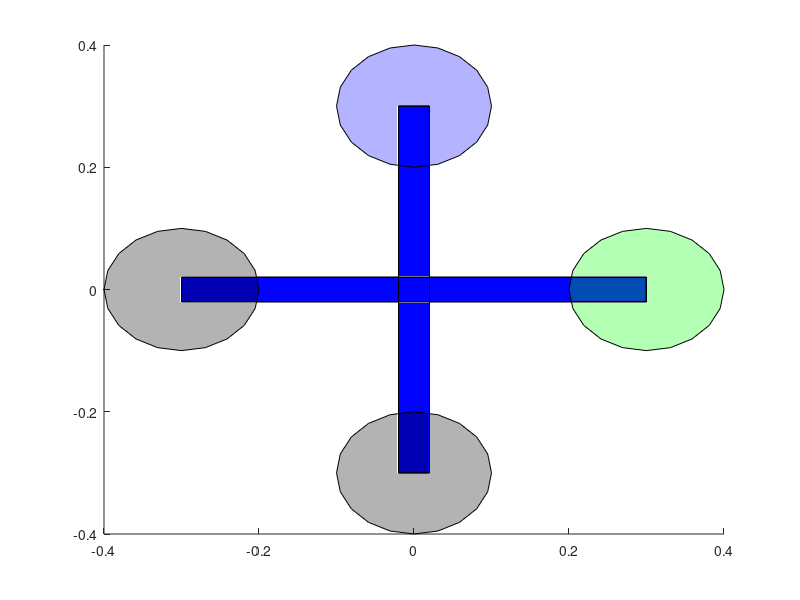

Reproduce this figure in MATLAB.
% Wil Selby
% Washington, DC
% May 30, 2015

% This function sets the inital vertices and faces of the quadrotor arms
% and motors for drawing purposes. In this coordinate system, the front of
% the quadrotor is to the left and Motor 1 is the left motor.


%% Store data in global variable
global Quad

load Quad_plotting_model
Quad.QuadModel = QuadModel;

Quad.X_arm  = patch('xdata', QuadModel.X_armX, ...
                    'ydata', QuadModel.X_armY, ...
                    'zdata', QuadModel.X_armZ, ...
                    'facealpha', .9, 'facecolor', 'b');
Quad.Y_arm  = patch('xdata', QuadModel.Y_armX, ...
                    'ydata', QuadModel.Y_armY, ...
                    'zdata', QuadModel.Y_armZ, ...
                    'facealpha', .9, 'facecolor', 'b');
Quad.Motor1 = patch('xdata', QuadModel.Motor1X, ...
                    'ydata', QuadModel.Motor1Y, ...
                    'zdata', QuadModel.Motor1Z, ...
                    'facealpha',.3,'facecolor','g');
Quad.Motor2 = patch('xdata', QuadModel.Motor2X, ...
                    'ydata', QuadModel.Motor2Y, ...
                    'zdata', QuadModel.Motor2Z, ...
                    'facealpha',.3,'facecolor','k');
Quad.Motor3 = patch('xdata', QuadModel.Motor3X, ...
                    'ydata', QuadModel.Motor3Y, ...
                    'zdata', QuadModel.Motor3Z, ...
                    'facealpha',.3,'facecolor','k');
Quad.Motor4 = patch('xdata', QuadModel.Motor4X, ...
                    'ydata', QuadModel.Motor4Y, ...
                    'zdata', QuadModel.Motor4Z, ...
                    'facealpha',.3,'facecolor','b');




